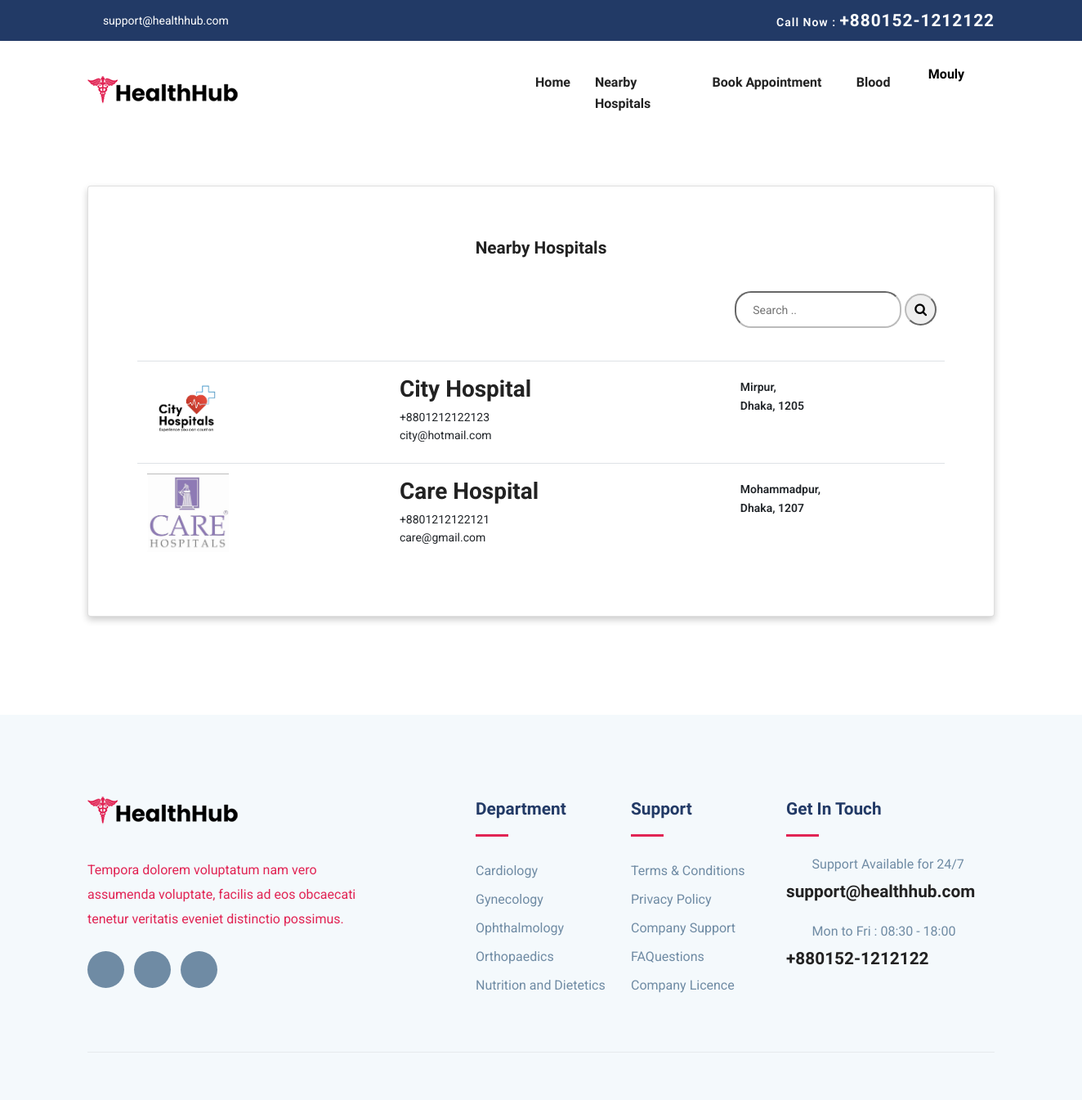
Screenshot of /user_nearby.php (signed in) with the database file from the repository.
### tables this page shows
CREATE TABLE `hospital` (
  `hospital_id` int(11) NOT NULL,
  `sched_id` int(11) NOT NULL DEFAULT 1,
  `logo` varchar(250) NOT NULL,
  `hos_name` varchar(50) NOT NULL,
  `hospital_reg_id` varchar(50) NOT NULL,
  `contact` varchar(50) NOT NULL,
  `address` varchar(100) NOT NULL,
  `city` varchar(50) NOT NULL,
  `zip` varchar(50) NOT NULL,
  `email` varchar(100) NOT NULL,
  `password` varchar(100) NOT NULL,
  `join_date` varchar(50) NOT NULL,
  `status` int(11) NOT NULL DEFAULT 0,
  `cabin` int(11) NOT NULL DEFAULT 10,
  `icu` int(11) NOT NULL DEFAULT 5
);

CREATE TABLE `department` (
  `dep_id` int(11) NOT NULL,
  `sched_id` int(11) NOT NULL DEFAULT 1,
  `image` varchar(250) NOT NULL,
  `dep_name` varchar(50) NOT NULL,
  `dep_short_description` varchar(250) NOT NULL,
  `dep_full_description` varchar(500) NOT NULL
);

### user_nearby.php (the view, shortened to what this page needs)
<!DOCTYPE html>
<html lang="zxx">
<head>
    <link rel="stylesheet" href="https://cdnjs.cloudflare.com/ajax/libs/font-awesome/4.7.0/css/font-awesome.min.css">
    <link rel="stylesheet" href="plugins/bootstrap/css/bootstrap.min.css">
    <link rel="stylesheet" href="plugins/icofont/icofont.min.css">
    <link rel="stylesheet" href="plugins/slick-carousel/slick/slick.css">
    <link rel="stylesheet" href="plugins/slick-carousel/slick/slick-theme.css">
    <link rel="stylesheet" href="css/style.css">
</head>
<body id="top">
    <?php include_once("./templates/user_header.php");?>
    <section class="home-section" style="padding-bottom: 70px;">
        <div style="padding: 50px 0; margin:0 20px;">
            <div class="container">
                <div class="row">
                    <div class="col-md-12">
                        <div class="card mx-auto"
                            style="text-align:center;padding-top:30px;padding-bottom:50px;box-shadow: 0 4px 8px 0 rgba(0, 0, 0, 0.2); ">
                            <h4 style="padding:30px;">Nearby Hospitals</h4>
                            <div class="butt" style="text-align:right; padding-right:70px; padding-bottom:40px;">
                                <form action="user_search.php">
                                    <input type="text" placeholder="Search .." name="search"
                                        style="border-radius:20px;padding: 20px;border-color: #bbb;">
                                    <button type="submit"
                                        style="border-radius:20px; border-color: #bbb; padding: 5px 10px;"><i
                                            class="fa fa-search"></i></button>
                                </form>
                            </div>
                            <div class="card-body text-left" style="padding:0 60px;">
                                <table class="table" style="font-size: 14px;">
                                    <tbody>
                                        <?php
                                            $sql = "SELECT * FROM hospital WHERE `status`='1' ORDER BY zip";
                                            $result = mysqli_query($conn, $sql);
                                            if($result){
                                                while($row=mysqli_fetch_assoc($result)){
                                                    $name=$row['hos_name'];
                                                    $image=$row['logo'];
                                                    $address=$row['address'].",<br> ".$row['city'].", ".$row['zip'];
                                                    $contact=$row['contact'];
                                                    $email=$row['email'];
                                                    $hospital_id=$row['hospital_id'];
                                        ?>
                                        <tr>
                                            <td><img src="./images/users/<?php echo $image ?>" style="width:100px;"
                                                    alt="profile"> <span style="padding-left:20px;"></span></td>
                                            <td><a href="hospital-single.php?hospital_id=<?php echo $hospital_id?>" style="font-size:28px; font-weight:700; ;"><?php echo $name ?></a>
                                                <br><?php echo $contact ?><br>
                                                <?php echo $email ?></td>
                                            <td style="padding-top:20px;font-weight:600"><?php echo $address ?></td>
                                        </tr>
                                        <?php
                                                }
                                            }
                                        ?>
                                    </tbody>
                                </table>
                            </div>
                        </div>
                    </div>
                </div>
            </div>
        </div>
    </section>
    <?php include_once("./templates/footer.php");?>
</body>
</html>

### templates/footer.php (shortened to what this page needs)
<?php
include_once("./database/config.php");
?>
	<footer class="footer section gray-bg">
		<div class="container">
			<div class="row">
				<div class="col-lg-4 mr-auto col-sm-6">
					<div class="widget mb-5 mb-lg-0">
						<div class="logo mb-4">
							<img src="images/logo.png" alt="" class="img-fluid">
						</div>
						<p>Tempora dolorem voluptatum nam vero assumenda voluptate, facilis ad eos obcaecati tenetur
							veritatis eveniet distinctio possimus.</p>
						<ul class="list-inline footer-socials mt-4">
							<li class="list-inline-item"><a href="https://www.facebook.com/themefisher"><i
										class="icofont-facebook"></i></a></li>
							<li class="list-inline-item"><a href="https://twitter.com/themefisher"><i
										class="icofont-twitter"></i></a></li>
							<li class="list-inline-item"><a href="https://www.pinterest.com/themefisher/"><i
										class="icofont-linkedin"></i></a></li>
						</ul>
					</div>
				</div>
				<div class="col-lg-2 col-md-6 col-sm-6">
					<div class="widget mb-5 mb-lg-0">
						<h4 class="text-capitalize mb-3">Department</h4>
						<div class="divider mb-4"></div>
						<ul class="list-unstyled footer-menu lh-35">
						<?php
							$sql = "SELECT * FROM department LIMIT 5";
							$result = mysqli_query($conn, $sql);
							if($result){
								while($row=mysqli_fetch_assoc($result)){
									$name=$row['dep_name'];
									$id=$row['dep_id'];
						?>
							<li><a href="department-single.php?id=<?php echo $id ?>"><?php echo $name?></a></li>
							<?php
									}
								}
							?>
						</ul>
					</div>
				</div>
				<div class="col-lg-2 col-md-6 col-sm-6">
					<div class="widget mb-5 mb-lg-0">
						<h4 class="text-capitalize mb-3">Support</h4>
						<div class="divider mb-4"></div>
						<ul class="list-unstyled footer-menu lh-35">
							<li><a href="#">Terms & Conditions</a></li>
							<li><a href="#">Privacy Policy</a></li>
							<li><a href="#">Company Support </a></li>
							<li><a href="#">FAQuestions</a></li>
							<li><a href="#">Company Licence</a></li>
						</ul>
					</div>
				</div>
				<div class="col-lg-3 col-md-6 col-sm-6">
					<div class="widget widget-contact mb-5 mb-lg-0">
						<h4 class="text-capitalize mb-3">Get in Touch</h4>
						<div class="divider mb-4"></div>
						<div class="footer-contact-block mb-4">
							<div class="icon d-flex align-items-center">
								<i class="icofont-email mr-3"></i>
								<span class="h6 mb-0">Support Available for 24/7</span>
							</div>
							<h4 class="mt-2"><a href="tel:+23-345-67890">support@healthhub.com</a></h4>
						</div>
						<div class="footer-contact-block">
							<div class="icon d-flex align-items-center">
								<i class="icofont-support mr-3"></i>
								<span class="h6 mb-0">Mon to Fri : 08:30 - 18:00</span>
							</div>
							<h4 class="mt-2"><a href="tel:+23-345-67890">+880152-1212122</a></h4>
						</div>
					</div>
				</div>
			</div>
			<div class="footer-btm py-4 mt-5">
			</div>
		</div>
	</footer>

### css/style.css (style rules this page uses)
html { overflow-x: hidden; }
body { line-height: 1.6; font-family: "Roboto", sans-serif; -webkit-font-smoothing: antialiased; font-size: 16px; color: #e12454; font-weight: 400; }
h1, .h1, h2, .h2, h3, .h3, h4, .h4, h5, .h5, h6, .h6 { font-family: "Exo", sans-serif; font-weight: 700; color: #222; }
h4, .h4 { font-size: 1.3rem; line-height: 30px; }
h6, .h6 { font-size: 1rem; }
p { line-height: 30px; }
input[type="email"], input[type="password"], input[type="text"], input[type="tel"] { box-shadow: none; height: 45px; outline: none; font-size: 14px; }
.section { padding: 100px 0; }
a { color: #222; text-decoration: none; transition: all .35s ease; }
.gray-bg { background: #f4f9fc; }
.divider { width: 40px; height: 5px; background: #e12454; }
.lh-35 { line-height: 35px; }
.footer { padding-bottom: 10px; }
.logo { font-weight: 600; letter-spacing: 1px; }
.widget .divider { height: 3px; }
.widget h4 { color: #223a66; }
.widget .footer-menu a { color: #6F8BA4; }
.footer-contact-block span { font-weight: 400; color: #6F8BA4; }
.footer-contact-block i { font-size: 20px; }
.footer-btm { border-top: 1px solid rgba(0, 0, 0, 0.06); }
.footer-socials li a { width: 45px; height: 45px; background: #6F8BA4; color: #fff; display: inline-block; text-align: center; border-radius: 100%; padding-top: 12px; }

### rows the page displays
hospital: logo (picture), hos_name "City Hospital", contact "+8801212122123", email "city@hotmail.com", address "Mirpur", city "Dhaka", zip "1205"
hospital: logo (picture), hos_name "Care Hospital", contact "+8801212122121", email "care@gmail.com", address "Mohammadpur", city "Dhaka", zip "1207"
department: dep_name "Cardiology"
department: dep_name "Gynecology"
department: dep_name "Ophthalmology"
department: dep_name "Orthopaedics"
department: dep_name "Nutrition and Dietetics"

### other values shown
$username "Mouly"
